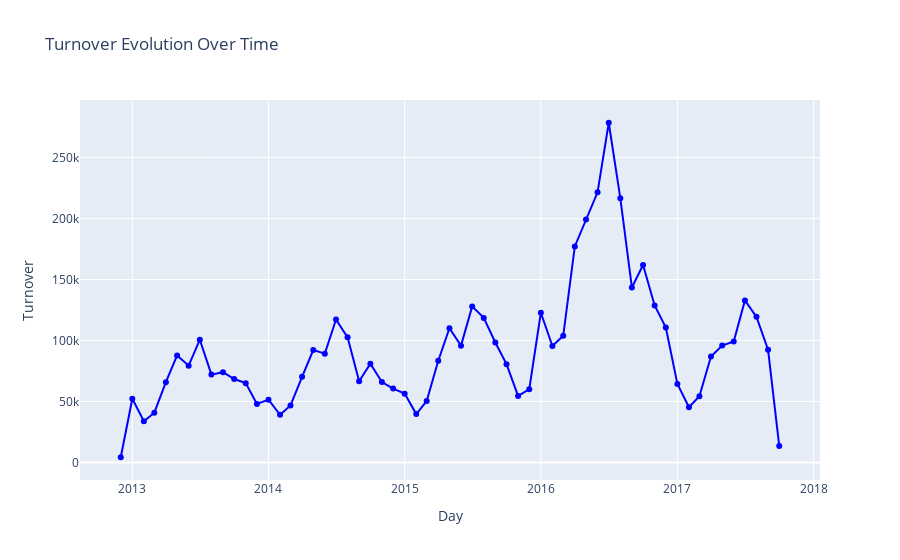

Notebook cell for this chart:
### Code cell
fig = px.line(monthly_turnover[monthly_turnover['dpt_num_department']==73], x='year_month', y='turnover', title='Turnover Evolution Over Time')

fig.update_traces(mode='lines+markers', line=dict(color='blue'))
fig.update_layout(xaxis_title='Day', yaxis_title='Turnover')

fig.show()

### Figure 1 — Plotly figure (JSON) as saved in the notebook; plotly's stock layout.template omitted (floating-point values rounded to 4 significant figures)
{"data": [{"hovertemplate": "year_month=%{x}<br>turnover=%{y}<extra></extra>", "legendgroup": "", "line": {"color": "blue", "dash": "solid"}, "marker": {"symbol": "circle"}, "mode": "lines+markers", "name": "", "orientation": "v", "showlegend": false, "type": "scatter", "x": ["2012-12", "2013-01", "2013-02", "2013-03", "2013-04", "2013-05", "2013-06", "2013-07", "2013-08", "2013-09", "2013-10", "2013-11", "2013-12", "2014-01", "2014-02", "2014-03", "2014-04", "2014-05", "2014-06", "2014-07", "2014-08", "2014-09", "2014-10", "2014-11", "2014-12", "2015-01", "2015-02", "2015-03", "2015-04", "2015-05", "2015-06", "2015-07", "2015-08", "2015-09", "2015-10", "2015-11", "2015-12", "2016-01", "2016-02", "2016-03", "2016-04", "2016-05", "2016-06", "2016-07", "2016-08", "2016-09", "2016-10", "2016-11", "2016-12", "2017-01", "2017-02", "2017-03", "2017-04", "2017-05", "2017-06", "2017-07", "2017-08", "2017-09", "2017-10"], "xaxis": "x", "y": [4273.0, 52240.0, 33830.0, 40800.0, 65790.0, 87740.0, 79400.0, 100700.0, 72050.0, 74050.0, 68450.0, 65050.0, 48030.0, 51530.0, 39120.0, 46730.0, 70240.0, 92150.0, 89250.0, 117200.0, 102600.0, 66580.0, 80960.0, 65940.0, 60610.0, 56440.0, 39660.0, 50390.0, 83400.0, 110100.0, 95800.0, 128000.0, 118600.0, 98370.0, 80640.0, 54560.0, 60040.0, 122800.0, 95510.0, 103900.0, 177100.0, 199300.0, 221500.0, 278600.0, 216800.0, 143500.0, 161900.0, 128800.0, 110700.0, 64340.0, 45280.0, 54340.0, 86880.0, 95830.0, 99210.0, 132900.0, 119400.0, 92400.0, 13490.0], "yaxis": "y"}], "layout": {"legend": {"tracegroupgap": 0}, "title": {"text": "Turnover Evolution Over Time"}, "xaxis": {"anchor": "y", "domain": [0, 1], "title": {"text": "Day"}}, "yaxis": {"anchor": "x", "domain": [0, 1], "title": {"text": "Turnover"}}}}
